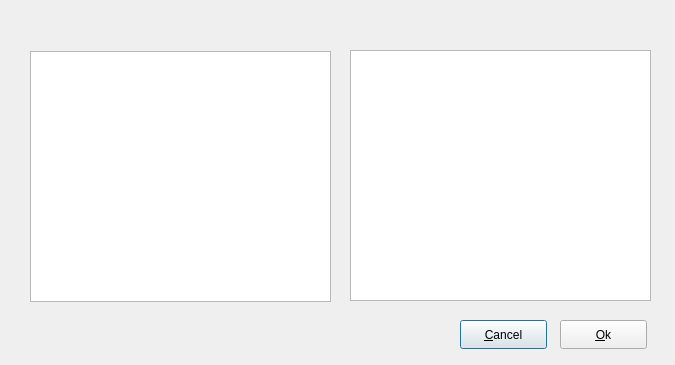
<?xml version="1.0" encoding="UTF-8"?>
<ui version="4.0">
 <class>PortDialog</class>
 <widget class="QDialog" name="PortDialog">
  <property name="geometry">
   <rect>
    <x>0</x>
    <y>0</y>
    <width>675</width>
    <height>365</height>
   </rect>
  </property>
  <property name="minimumSize">
   <size>
    <width>675</width>
    <height>365</height>
   </size>
  </property>
  <property name="maximumSize">
   <size>
    <width>675</width>
    <height>365</height>
   </size>
  </property>
  <property name="windowTitle">
   <string/>
  </property>
  <widget class="QTreeView" name="treeView">
   <property name="geometry">
    <rect>
     <x>30</x>
     <y>51</y>
     <width>301</width>
     <height>251</height>
    </rect>
   </property>
  </widget>
  <widget class="QLabel" name="label">
   <property name="geometry">
    <rect>
     <x>30</x>
     <y>20</y>
     <width>621</width>
     <height>19</height>
    </rect>
   </property>
   <property name="text">
    <string/>
   </property>
  </widget>
  <widget class="Lvk::FE::RuleTextView" name="rulePreview">
   <property name="enabled">
    <bool>true</bool>
   </property>
   <property name="geometry">
    <rect>
     <x>350</x>
     <y>50</y>
     <width>301</width>
     <height>251</height>
    </rect>
   </property>
   <property name="frameShape">
    <enum>QFrame::StyledPanel</enum>
   </property>
   <property name="undoRedoEnabled">
    <bool>false</bool>
   </property>
   <property name="readOnly">
    <bool>true</bool>
   </property>
  </widget>
  <widget class="QPushButton" name="rejectButton">
   <property name="geometry">
    <rect>
     <x>460</x>
     <y>320</y>
     <width>87</width>
     <height>29</height>
    </rect>
   </property>
   <property name="text">
    <string>&amp;Cancel</string>
   </property>
  </widget>
  <widget class="QPushButton" name="acceptButton">
   <property name="geometry">
    <rect>
     <x>560</x>
     <y>320</y>
     <width>87</width>
     <height>29</height>
    </rect>
   </property>
   <property name="text">
    <string>&amp;Ok</string>
   </property>
  </widget>
 </widget>
 <customwidgets>
  <customwidget>
   <class>Lvk::FE::RuleTextView</class>
   <extends>QTextEdit</extends>
   <header>front-end/ruletextview.h</header>
  </customwidget>
 </customwidgets>
 <resources/>
 <connections/>
</ui>
